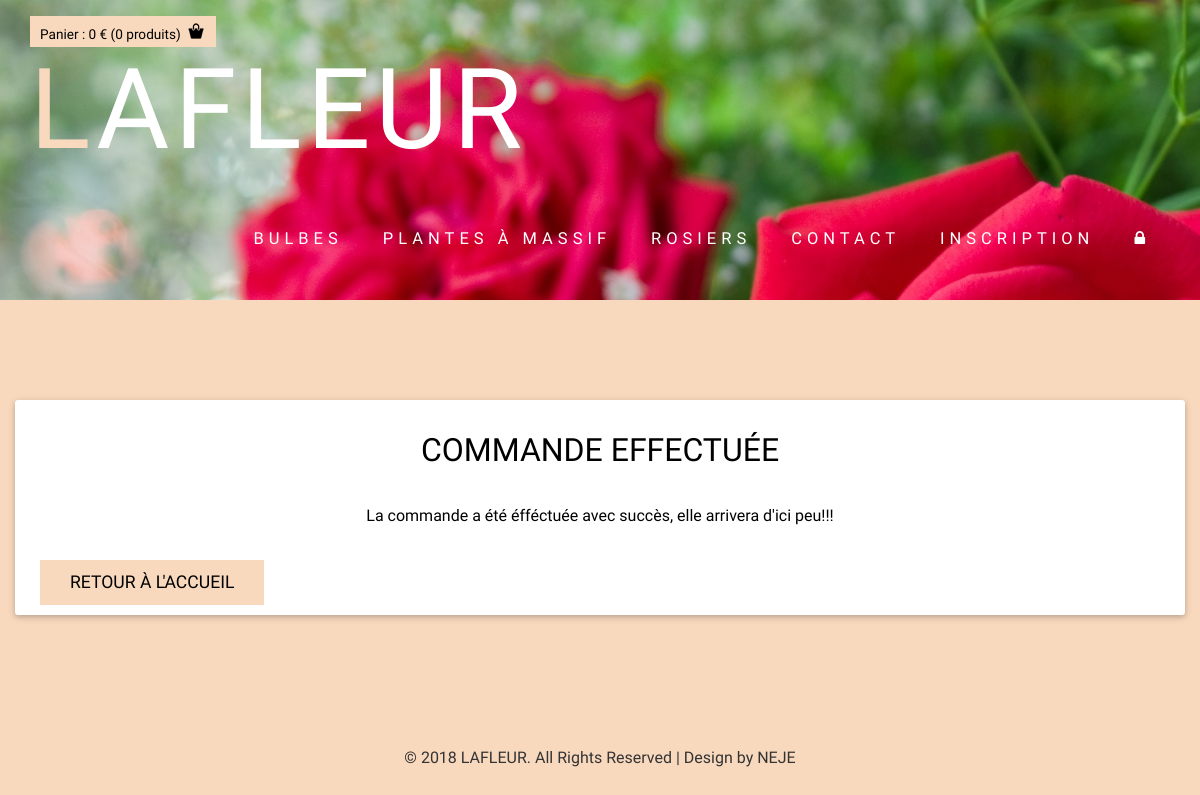
The app's page /sucess.php with its own data.
### tables this page shows
CREATE TABLE IF NOT EXISTS `categorie` (
  `cat_code` char(3) NOT NULL DEFAULT '',
  `cat_libelle` varchar(50) NOT NULL DEFAULT '',
  PRIMARY KEY (`cat_code`)
);

### sucess.php (the view, shortened to what this page needs)
<!DOCTYPE HTML>
<html style="background-color:rgb(249, 217, 190)">
    <head>
        <link href="css/bootstrap.css" rel='stylesheet' type='text/css' />
        <link href="css/style.css" rel='stylesheet' type='text/css' />
        <link href="css/megamenu.css" rel="stylesheet" type="text/css" media="all" />
        <link href="//maxcdn.bootstrapcdn.com/font-awesome/4.1.0/css/font-awesome.min.css" rel="stylesheet">
    </head>
    <body style="background-color:rgb(249, 217, 190)">
        <?php
        include 'connect.php';
        ?>
        <header>
            <div class="banner">
                <div class="container">
                    <div class="header_top">
                        <div class="header_top_left">
                            <div class="box_11"><a href="checkout.php">
                                    <h4><p>Panier : <span id="Cart_total">0</span> € (<span id="Cart_quantity" class="simpleCart_quantity">0</span> produits)</p><img src="images/bag.png" alt=""/><div class="clearfix"> </div></h4>
                                </a>
                            </div>
                        </div>
                    </div>
                    <div class="header_bottom">
                        <div class="logo">
                            <h1><a href="./"><span class="m_1">L</span>AFLEUR</a></h1>
                        </div>
                        <div class="menu">
                            <ul class="megamenu skyblue">
                                <?php
                                $reponse = $bdd->query('SELECT * FROM categorie');
                                while ($donnees = $reponse->fetch()) {
                                    echo '<li><a class="color7" href="listpdt.php?cat=' . $donnees["cat_code"] . '">' . $donnees["cat_libelle"] . '</a></li>';
                                }
                                ?>
                                <li><a class="color7" href="contact.php">Contact</a></li>
                                <li><a class="color7" href="inscription.php">Inscription</a></li>
                                <li><a class="color7" href="connexion.php"><i class ="fa fa-lock"></i></a></li>
                            </ul>
                        </div>
                    </div>
                </div>
        </header>
<div class="container">
    <div class="row">
        <div class="box ">
            <div class="info">
                <div class="card">
                    <div class="grid_1">
                        <br>
                        <h1>Commande Effectuée</h1>
                        <div class="grid_2 text-center">
                            <ul class="iphone">
                                <li class="phone_desc">La commande a été éfféctuée avec succès, elle arrivera d'ici peu!!! </li>
                            </ul>
                        </div>
                    </div>
                    <div class="register-but">
                        <button class="btn btn-primary" OnClick="window.location.href = './'">Retour à l'accueil</button>
                    </div>
                </div>
            </div>
        </div>
    </div>
</div>
</body>
<div class="copy">
    <p> &copy; 2018 LAFLEUR. All Rights Reserved | Design by NEJE</p>
</div>
</html>

### css/style.css (style rules this page uses)
h4, h5, h6, h1, h2, h3 { margin-top: 0; }
ul, ol { margin: 0; }
p { margin: 0; }
html, body { font-family: 'PT Sans Narrow', sans-serif; font-size: 100%; background:#fff; }
body a { transition:0.5s all; -webkit-transition:0.5s all; -moz-transition:0.5s all; -o-transition:0.5s all; -ms-transition:0.5s all; }
.banner { background: url(../images/3.jpg) no-repeat center top; background-size: cover; -webkit-background-size: cover; -moz-background-size: cover; -o-background-size: cover; min-height: 300px; padding-top:1em; }
.header_top_left { float:left; }
.box_11 { cursor: pointer; padding: 5px 10px; background: #F9D9BE; }
.box_11 h4 { border: none; color: #fff; font-size: 0.85em; margin-bottom: 0; padding: 0; }
.box_11 p { float: left; margin: 6px 0 0 0; color:#000; }
.box_11 h4 img { margin-left: 5px; float: left; }
.header_bottom { padding: 2em 0; }
.logo h1 { font-size:7em; text-transform: uppercase; margin-bottom: 0; font-family: 'Dorsa', sans-serif; letter-spacing: 5px; }
span.m_1 { color:#F9D9BE; }
.logo { float:left; }
.logo h1 a { color:#fff; }
.menu { float:right; margin: 3em 0 0 0; }
.register-but { margin-top:1em; }
.copy { text-align:center; margin-top:2em; }
.copy p { font-size:1em; }
.btn.btn-primary { font-size: 1.1em; font-weight: 300; font-style: normal; text-shadow: none; text-transform: uppercase; color:#000; padding: 10px 30px; position: relative; letter-spacing: 0; background: transparent; border-radius: 0; box-shadow: none; border: none; outline: none; border-radius: 0; z-index: 1; overflow: hidden; -webkit-transition: all 0.4s ease; -moz-transition: all 0.4s ease; -o-transition: all 0.4s ease; transition: all 0.4s ease; }
.btn { display: inline-block; padding: 4px 12px; margin-bottom: 0; font-size: 14px; text-align: center; vertical-align: middle; cursor: pointer; color: #333; border: 1px solid #ccc; border-bottom-color: #b3b3b3; }
.btn-primary { color: #fff; }
.btn.btn-primary:before { content: ""; position: absolute; width: 0; height: 100%; bottom: 0; right: 0; top: 0; z-index: -1; border-radius: 0; background:#E7BF9E; -webkit-transition: all 0.4s ease; -moz-transition: all 0.4s ease; -o-transition: all 0.4s ease; transition: all 0.4s ease; }
.btn.btn-primary:after { content: ""; position: absolute; width: 100%; height: 100%; bottom: 0; left: 0; border-radius: 0; background:#F9D9BE; z-index: -2; -webkit-transition: all 0.4s ease; -moz-transition: all 0.4s ease; -o-transition: all 0.4s ease; transition: all 0.4s ease; }
.grid_1 { text-align:center; margin-bottom: 2em; }
.grid_1 h1 { font-size:2em; color:#000; text-transform:uppercase; margin-bottom:1em; }
ul.iphone { padding:0; list-style:none; margin-bottom: 1em; }
ul.iphone li.phone_desc { font-size:1em; color:#000; padding-top: 5px; }
.box { border-radius: 3px; box-shadow: 0 2px 5px 0 rgba(0, 0, 0, 0.16), 0 2px 10px 0 rgba(0, 0, 0, 0.12); padding: 10px 25px; display: block; margin-top: 60px; background-color: white; margin: 100px auto; }

### css/megamenu.css (style rules this page uses)
.megamenu { margin-bottom:0px;padding:0;width:100%;list-style:none;display:inline-block;position:relative;font-size:15px }
.megamenu li { margin-bottom:-5px;display:inline }
.megamenu>li>a { float:left;padding:8px 20px;text-decoration:none;text-transform:capitalize;font-size:1.1em; -webkit-transition: all 0.3s ease-in-out;text-transform:uppercase; -moz-transition: all 0.3s ease-in-out; -o-transition: all 0.3s ease-in-out; transition: all 0.3s ease-in-out; color:#fff; letter-spacing:5px; font-weight:400; }

### records on screen
categorie: cat_libelle "BULBES"
categorie: cat_libelle "PLANTES À MASSIF"
categorie: cat_libelle "ROSIERS"
